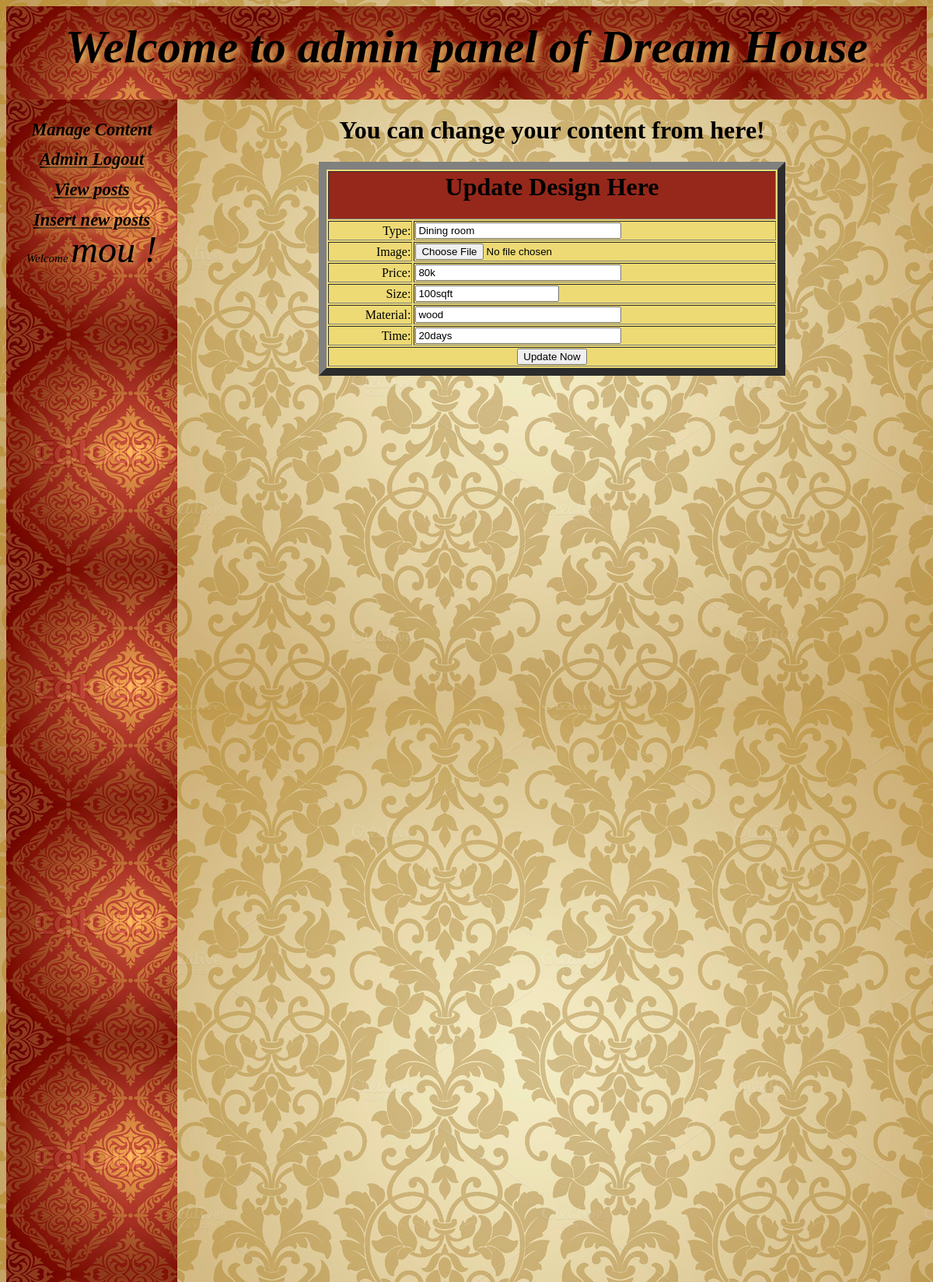
The app's page /SDlab/admin/update.php?update=4 (signed in) with its own data.
### tables this page shows
CREATE TABLE `posts` (
  `id` int(10) NOT NULL AUTO_INCREMENT,
  `type` varchar(30) NOT NULL,
  `image` varchar(30) NOT NULL,
  `price` varchar(30) NOT NULL,
  `size` varchar(30) NOT NULL,
  `material` varchar(30) NOT NULL,
  `time` varchar(30) NOT NULL,
  PRIMARY KEY (`id`)
);

### SDlab/admin/update.php (the view, shortened to what this page needs)
<html>
<body>
<?php
include("index.php");
        $con=mysqli_connect("localhost","root","","interior");
		$update_id= $_GET['update'];
		$query="Select * from posts where id='$update_id'";
		$run=mysqli_query($con,$query);
		while($row=mysqli_fetch_array($run)){
		$up_id = $row['id'];
    	$type = $row['type'];
	    $image = $row['image'];
	    $price = $row['price'];
	    $size = $row['size'];
	    $material= $row['material'];
	    $time = $row['time'];
?>
<form method="post" action="update.php?update_form=<?php echo $up_id; ?>" enctype="multipart/form-data">
	<table width="600" align="center" border="10" bgcolor="#EDDA74">
		<tr>
			<td align="center" bgcolor="#96281B" colspan="6"><h1>Update Design Here</h1></td>
		</tr>
		<tr>
			<td align="right">Type:</td>
			<td><input type="text" name="type" size="30" value="<?php echo $type; ?>"></td>
		</tr>
		<tr>
			<td align="right">Image:</td>
			<td><input type="file" name="image" size="30" <img src="../bed/<?php echo $image; ?>"
			width="150" height="100"></td>
		</tr>
		<tr>
			<td align="right">Price:</td>
			<td><input type="text" name="price" size="30" value="<?php echo $price; ?>"></td>
		</tr>
		<tr>
			<td align="right">Size:</td>
			<td><input type="text" name="size" value="<?php echo $size; ?>"></td>
		</tr>
		<tr>
			<td align="right">Material:</td>
			<td><input type="text" name="material" size="30" value="<?php echo $material; ?>"></td>
		</tr>
		<tr>
			<td align="right">Time:</td>
			<td><input type="text" name="time" size="30" value="<?php echo $time; ?>"></td>
		</tr>
		<tr>
			<td align="center" colspan="6"><input type="submit" name="update" value="Update Now"></td>
		</tr>
<?php } ?>
	</table>
</form>
</body>
</html>

### SDlab/admin/adminstyle.css (style rules this page uses)
body { background: url('g.jpg'); }

### records on screen
posts: type "Dining room", price "80k", size "100sqft", material "wood", time "20days"

### other values on screen
$_SESSION['user_name'] "mou"
